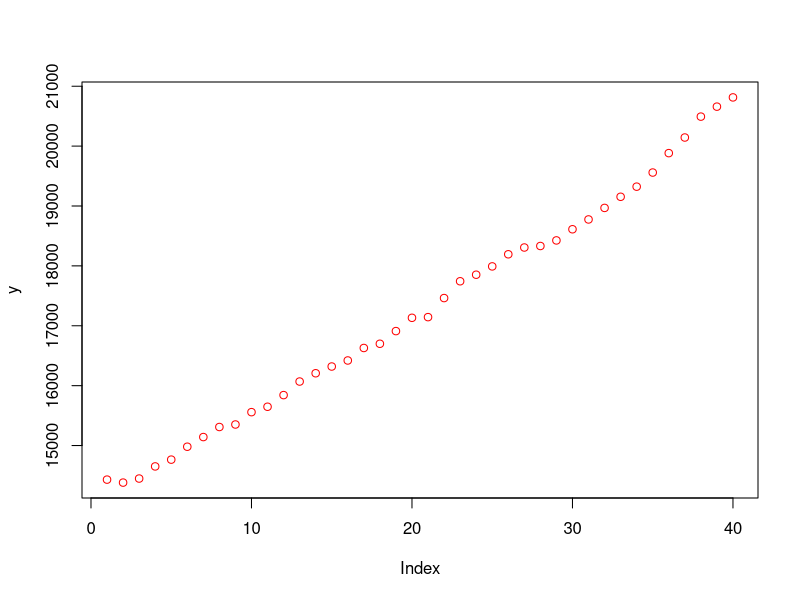
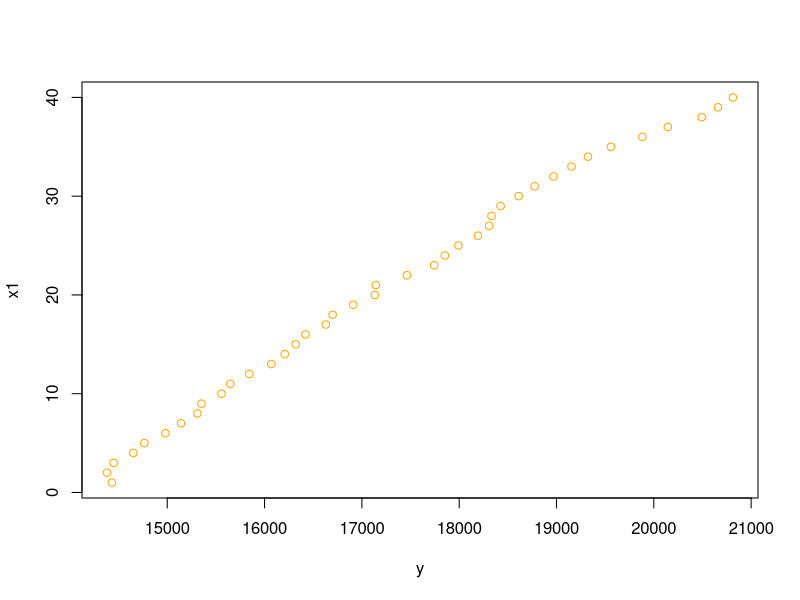
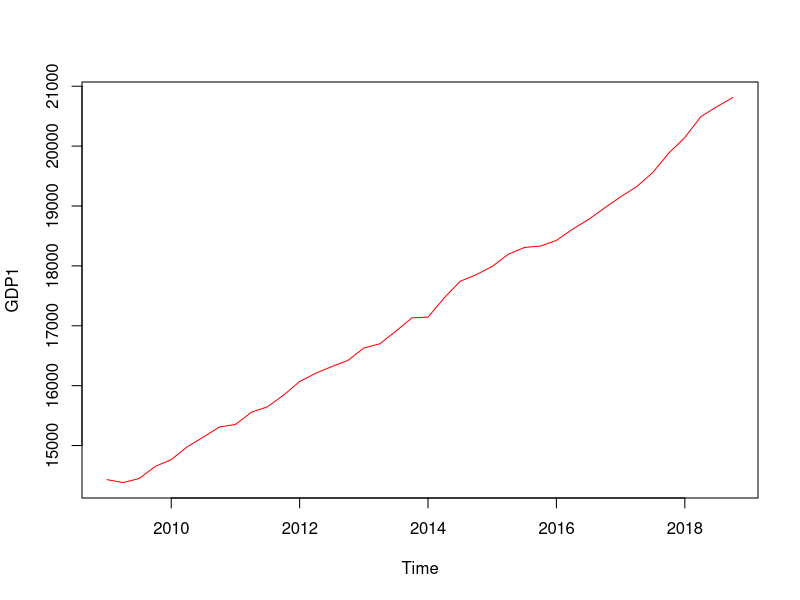
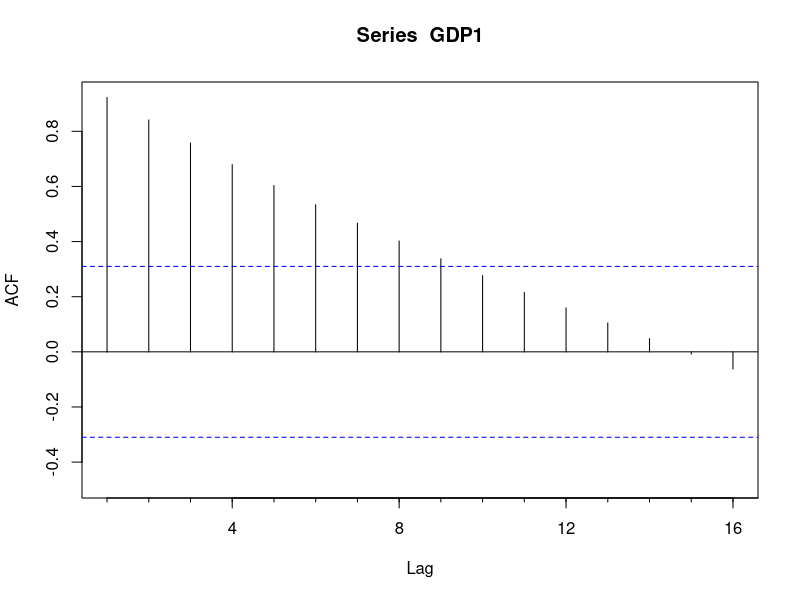
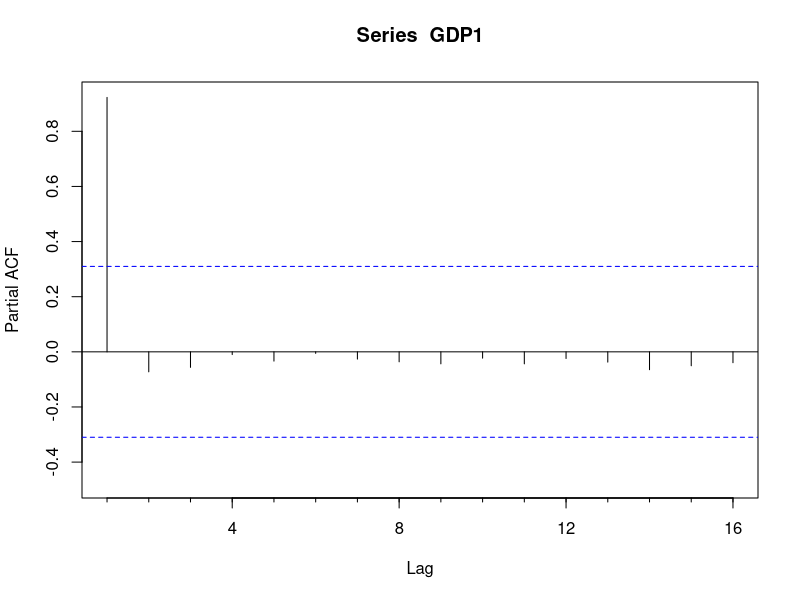

Reproduce these figures in R, in order.
install.packages("lmtest")
library(lmtest)
install.packages("forecast")
library(forecast)
install.packages("tseries")
library(tseries)
setwd("C:/Users/mpapa/Documents/EkonomTask/30_10_Kuznetsov/")

#Спецификация модели: yt=a=bt+c1d1+c2d2+c3d3+et

data <- read.table("dannie.txt", dec = ',', fileEncoding = 'utf-8', header = TRUE)
data
y=data$GDP
y
x1=data$t
x1
x2=data$df1
x2
x3=data$df2
x3
x4=data$df3
x4

# Корреляционная матрица
cor(data)

#Спецификация модели: yt=a=bt+c1d1+c2d2+c3d3+et

#Строим графики
plot(y, col = 'red')
plot(y, x1, col="orange")

# Множественная модель
pm <- lm(y~x1+x2+x3+x4)
pm
spm <- summary(pm)
spm
confint(pm, level = 0.95) # Доверительные интервалы

# Проверьте значимость модели регрессии в целом и каждого коэффициента модели по отдельности.
#работа с временным рядом GDP 

A2 <- sum(abs(spm$residuals/y)) / length(y) * 100 # Апроксимация
A2

error_many <- sqrt(deviance(pm)/df.residual(pm)) #Ст ошибка
error_many

determ <- spm$r.squared
adjust_determ <- spm$adj.r.squared
st_error <- error_many
approx <- A2
f_test <- spm$fstatistic[1]

compare <- data.frame(
  Коэффициент_детерминации=determ,
  Скорректированный_коэффициент=adjust_determ,
  Стандартная_ошибка_модели=st_error,
  Ошибка_аппроксимации=approx,
  F_тест=f_test
)
print(compare)

#прогнозирование по модели с фиктивными переменными
pred<-data.frame(c(41,42,43),c(1,0,0),c(0,1,0),c(0,0,1)) # Строим прогноз на новый 2019 год
pred
colnames(pred)<-c("x1","x2","x3","x4")
pred
predictGDP<-predict(pm,newdata = pred)
predictGDP

#Строим временной ряд
GDP<-c(y)
GDP
GDP1<-ts(data=GDP,start=c(2009), name="GDP", frequency = 4)
GDP1
plot(GDP1,col="red")

#Делаем тесты
dwtest(pm) # Тест Дарбина-Ватсона
bgtest(pm, order = 1, order.by = NULL, type = c("Chisq", "F")) # Тест Бреуша-Годфри
gqtest(pm, order.by = x1, fraction = 0.25) # Тест Голдфельда-Квандта для x1
bptest(pm, studentize = TRUE) # Тест Бреуша-Пагана

#Делаем PACF, ACF
ACF <- Acf(GDP1) # выборочная автокорреляция
ACF
PACF <- Pacf(GDP1) # частная автокорреляиця 
PACF

#ДЕЛАЕМ ADF тест (на стационарность)
adf.test(GDP1)

#Делаем Phillips-Perron Unit Root Test
PP.test(GDP1) 

#Делаем Box-Pierce test
Box.test(GDP1, lag=10, type=c("Box-Pierce", "Ljung-Box"))

#Делаем KPSS Test for Level Stationarity
kpss.test(GDP1)
